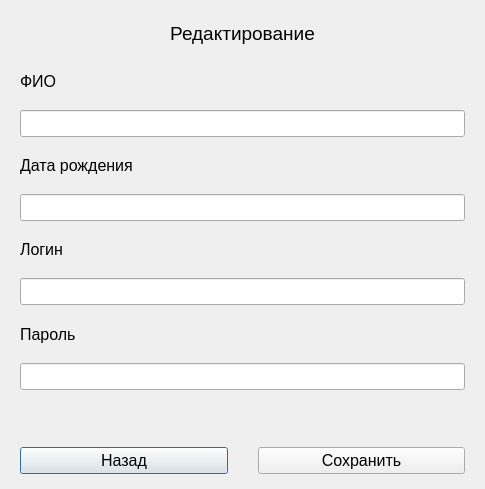
<?xml version="1.0" encoding="UTF-8"?>
<ui version="4.0">
 <class>Dialog</class>
 <widget class="QDialog" name="Dialog">
  <property name="geometry">
   <rect>
    <x>0</x>
    <y>0</y>
    <width>485</width>
    <height>489</height>
   </rect>
  </property>
  <property name="windowTitle">
   <string>Dialog</string>
  </property>
  <layout class="QVBoxLayout" name="verticalLayout">
   <property name="spacing">
    <number>10</number>
   </property>
   <property name="leftMargin">
    <number>20</number>
   </property>
   <property name="topMargin">
    <number>15</number>
   </property>
   <property name="rightMargin">
    <number>20</number>
   </property>
   <property name="bottomMargin">
    <number>15</number>
   </property>
   <item>
    <widget class="QLabel" name="label">
     <property name="font">
      <font>
       <pointsize>14</pointsize>
      </font>
     </property>
     <property name="text">
      <string>Редактирование</string>
     </property>
     <property name="alignment">
      <set>Qt::AlignCenter</set>
     </property>
    </widget>
   </item>
   <item>
    <widget class="QLabel" name="label_2">
     <property name="font">
      <font>
       <pointsize>12</pointsize>
      </font>
     </property>
     <property name="text">
      <string>ФИО</string>
     </property>
    </widget>
   </item>
   <item>
    <widget class="QLineEdit" name="lineEdit">
     <property name="font">
      <font>
       <pointsize>12</pointsize>
      </font>
     </property>
    </widget>
   </item>
   <item>
    <widget class="QLabel" name="label_3">
     <property name="font">
      <font>
       <pointsize>12</pointsize>
      </font>
     </property>
     <property name="text">
      <string>Дата рождения</string>
     </property>
    </widget>
   </item>
   <item>
    <widget class="QLineEdit" name="lineEdit_2">
     <property name="font">
      <font>
       <pointsize>12</pointsize>
      </font>
     </property>
    </widget>
   </item>
   <item>
    <widget class="QLabel" name="label_5">
     <property name="font">
      <font>
       <pointsize>12</pointsize>
      </font>
     </property>
     <property name="text">
      <string>Логин</string>
     </property>
    </widget>
   </item>
   <item>
    <widget class="QLineEdit" name="lineEdit_4">
     <property name="font">
      <font>
       <pointsize>12</pointsize>
      </font>
     </property>
    </widget>
   </item>
   <item>
    <widget class="QLabel" name="label_4">
     <property name="font">
      <font>
       <pointsize>12</pointsize>
      </font>
     </property>
     <property name="text">
      <string>Пароль</string>
     </property>
    </widget>
   </item>
   <item>
    <widget class="QLineEdit" name="lineEdit_3">
     <property name="font">
      <font>
       <pointsize>12</pointsize>
      </font>
     </property>
    </widget>
   </item>
   <item>
    <widget class="QLabel" name="label_6">
     <property name="text">
      <string/>
     </property>
    </widget>
   </item>
   <item>
    <layout class="QHBoxLayout" name="horizontalLayout">
     <property name="spacing">
      <number>30</number>
     </property>
     <item>
      <widget class="QPushButton" name="pushButton">
       <property name="font">
        <font>
         <pointsize>12</pointsize>
        </font>
       </property>
       <property name="text">
        <string>Назад</string>
       </property>
      </widget>
     </item>
     <item>
      <widget class="QPushButton" name="pushButton_2">
       <property name="font">
        <font>
         <pointsize>12</pointsize>
        </font>
       </property>
       <property name="text">
        <string>Сохранить</string>
       </property>
      </widget>
     </item>
    </layout>
   </item>
  </layout>
 </widget>
 <resources/>
 <connections/>
</ui>
